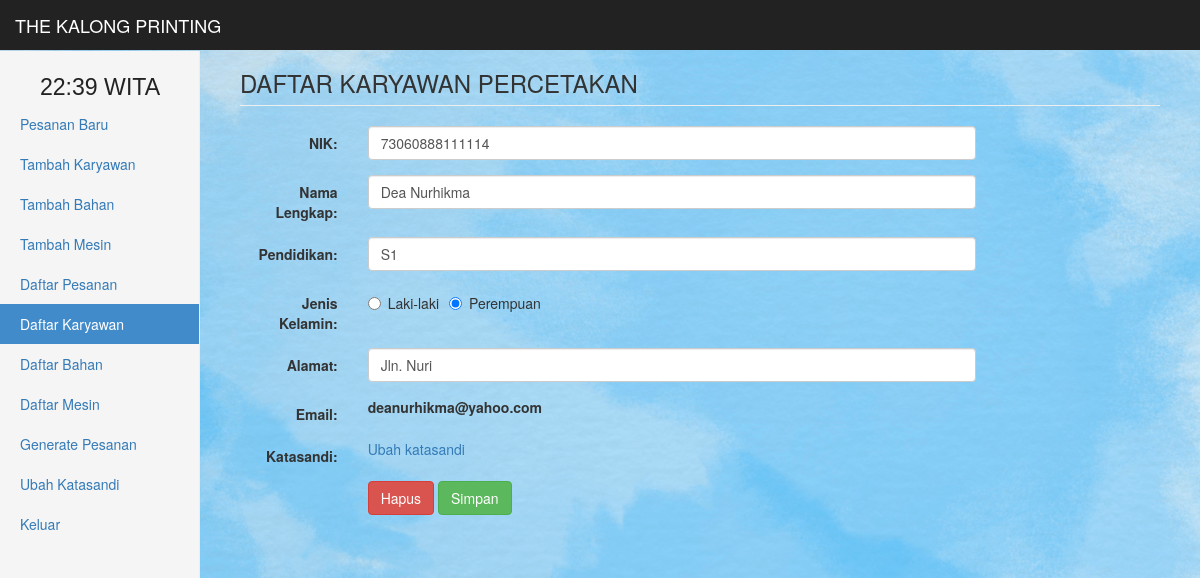
The page /siswa&id_siswa=2 (signed in) on the database its author committed.
### tables this page shows
CREATE TABLE `detail_user` (
  `id_user` int(10) NOT NULL,
  `nis_user` varchar(25) NOT NULL,
  `name_user` varchar(255) NOT NULL,
  `alamat_user` varchar(255) NOT NULL,
  `jk_user` varchar(5) NOT NULL,
  `pendidikan` varchar(255) NOT NULL
);

CREATE TABLE `user` (
  `id_user` int(10) NOT NULL,
  `id_mesin` int(10) NOT NULL,
  `email_user` varchar(255) NOT NULL,
  `pwd_user` varchar(255) NOT NULL,
  `level_user` enum('sw','pb') NOT NULL
);

### view/adm/edit_siswa.php (the view, shortened to what this page needs)
<?php
    $id_siswa = mysqli_real_escape_string($conn, $_GET['id_siswa']);
    $sql_sw = "SELECT*FROM detail_user NATURAL LEFT JOIN user WHERE id_user= '$id_siswa'";
    if ($get_sw = $conn->query($sql_sw)->fetch_assoc()) {
    extract($get_sw);
    ?>
    <form class="form-horizontal" role="form" style="width:80%" onSubmit="return validasi()" name="formulir" method="post" action="./model/proses.php">
  <div class="form-group">
    <label class="control-label col-sm-2" for="name">NIK:</label>
    <div class="col-sm-10">
      <input type="text" value="<?php echo $nis_user; ?>" class="form-control" name="nis" placeholder="Masukan NIS" required>
    </div>
  </div>
  <div class="form-group">
    <label class="control-label col-sm-2" for="name">Nama Lengkap:</label>
    <div class="col-sm-10">
      <input type="text" value="<?php echo $name_user; ?>" class="form-control" name="nama" placeholder="Masukan Nama Lengkap" required>
    </div>
  </div>
  <div class="form-group">
    <label class="control-label col-sm-2" for="pendidikan">Pendidikan:</label>
    <div class="col-sm-10">
      <input type="text" value="<?php echo $pendidikan; ?>" class="form-control" name="pendidikan" placeholder="Masukan Pendidikan Terakhir" required>
    </div>
  </div>
  <div class="form-group">
    <label class="control-label col-sm-2" for="jk">Jenis Kelamin:</label>
    <div class="col-sm-10">
        <?php
        $jk = array("Laki-laki","Perempuan");
        $jk_vl = array("L","P");
        $sum = count($jk_vl)-1;
        for ($i=0; $i<= $sum ; $i++) {
            if ($jk_user == "$jk_vl[$i]") {
                $checked = "checked";
            } else {
                $checked = "";
            }
            echo '<label class="radio-inline"><input type="radio" name="jk" id="jk" value="'.$jk_vl[$i].'" '.$checked.'>'.$jk[$i].'</label>';
        }
         ?>
    </div>
  </div>
  <div class="form-group">
    <label class="control-label col-sm-2" for="alamat">Alamat:</label>
    <div class="col-sm-10">
      <input type="text" value="<?php echo $alamat_user; ?>" class="form-control" name="alamat" placeholder="Masukan Alamat Karyawan" required>
    </div>
  </div>
  <div class="form-group">
    <label class="control-label col-sm-2" for="email">Email:</label>
    <div class="col-sm-10">
      <strong><?php echo $email_user; ?></strong>
    </div>
  </div>
  <div class="form-group">
  <fieldset>
    <label class="control-label col-sm-2">Katasandi:</label>
    <div class="col-sm-10">
    <a href="katasandi&id=<?php echo $id_user; ?>">Ubah katasandi</a>
    </div>
    </fieldset>
  </div>
  <div class="form-group">
    <div class="col-sm-offset-2 col-sm-10">
      <button type="button" onclick="hapusSiswa(<?php echo $id_user; ?>)" class="btn btn-danger" name="">Hapus</button>
      <button type="submit" class="btn btn-success" name="edit_siswa">Simpan</button>
    </div>
  </div>
</form>
<?php
} else {
    echo "Data tidak ditemukan";
}
 ?>

### view/adm/siswa.php (style rules this page uses)
body { background-image: url('color.jpg'); background-repeat: no-repeat; background-attachment: fixed; background-size: cover; }

### rows shown on the page
detail_user: nis "73060888111114", nama "Dea Nurhikma", pendidikan "S1", alamat "Jln. Nuri", user.email_user "deanurhikma@yahoo.com"

### other values the page prints
$name[$i] "Pesanan Baru"
$name[$i] "Tambah Karyawan"
$name[$i] "Tambah Bahan"
$name[$i] "Tambah Mesin"
$name[$i] "Daftar Pesanan"
$name[$i] "Daftar Karyawan"
$name[$i] "Daftar Bahan"
$name[$i] "Daftar Mesin"
$name[$i] "Generate Pesanan"
$name[$i] "Ubah Katasandi"
$name[$i] "Keluar"
$jk[$i] "Laki-laki"
$jk[$i] "Perempuan"
